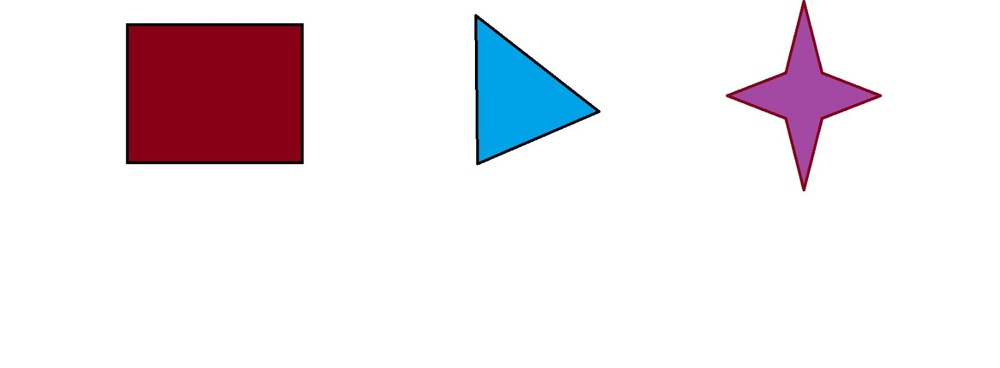
#> input picture escuela/you.jfif, 1000 x 368 px, shrunk from 1600 x 588 before the run
$ jupyter execute --allow-errors funcional.ipynb
#> lines starting #> are read from the running program, lines starting #| are printed output that depends on the picture; after the words box and inside, x2 and y2 are one past the last pixel; in counts of white or black regions, pixels touching at a corner belong together
[cell 1]
from PIL import Image
import numpy as np #importe de libreria
from matplotlib import pyplot as plt #pa plotear
import cv2 as cv
img_gray=Image.open('you.jfif').convert('L')
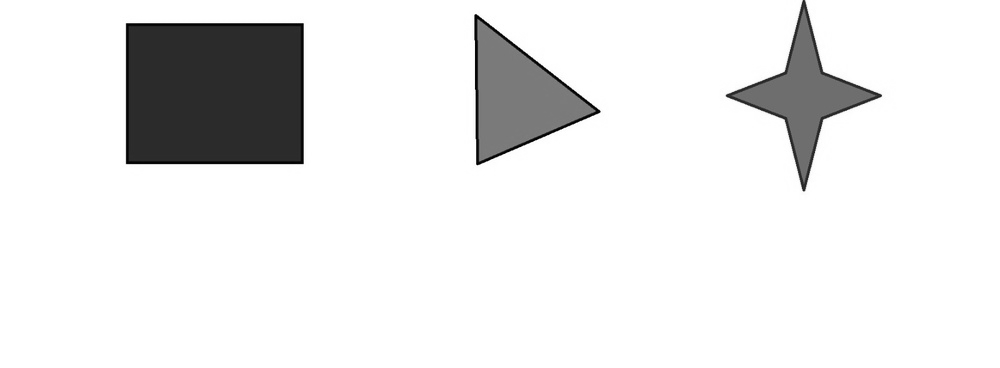
#> img_gray: PIL image 1000x368 L; min 0, max 255, mean 233.2
img_gray.save('testbw.png')

img_gray2=Image.open('testbw.png')
fig1, ax1=plt.subplots()
ax1.imshow(img_gray)
fig2, ax2=plt.subplots()
ax2.imshow(img_gray2,cmap="gray",vmin=0,vmax=255)

[cell 2]
img=Image.open('testbw.png')
pix_val=list(img.getdata())
#> pix_val = 368000 items

[cell 3]
print("Maximo= ", np.max(pix_val))
#| Maximo=  255
print("Minimo= ", np.min(pix_val))
#| Minimo=  0

[cell 4]
img=np.array(img)
[n,m]=img.shape
#> n = 368; m = 1000
print(n)
#| 368
print(m)
#| 1000
#convertimos imagen en matriz

[cell 5]
import cv2
ksize=(20,20)
blur = cv.blur(img,ksize)
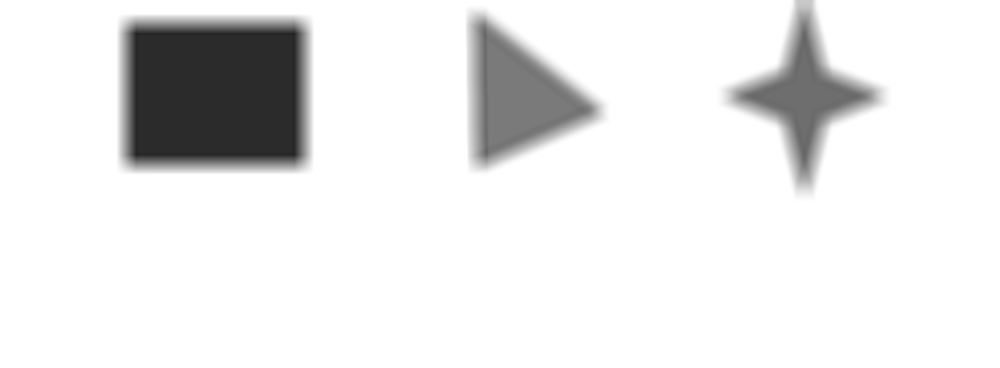
#> blur: shape (368, 1000); min 35, max 255, mean 233.2
ret,thresh1 = cv.threshold(blur,230,255,cv.THRESH_BINARY)
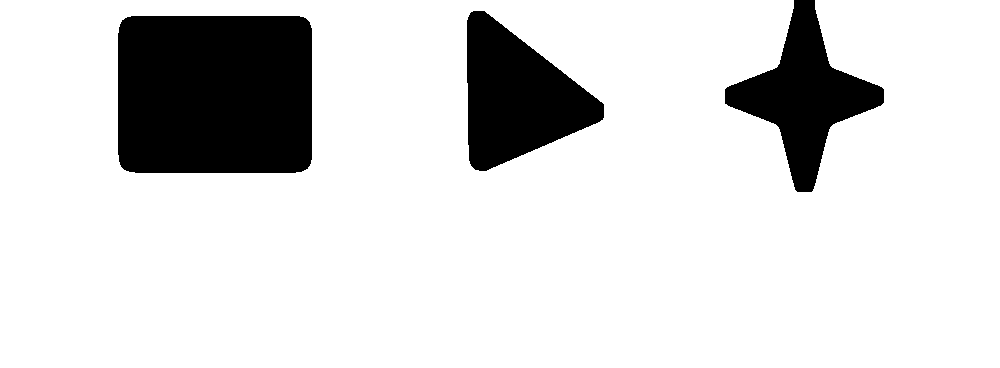
#> thresh1: shape (368, 1000); 85.1% white; 3 black regions, box (x1, y1, x2, y2) and area: (118, 16, 312, 173) 30221, (467, 11, 604, 171) 13118, (725, 0, 884, 192) 11621
plt.imshow(thresh1,cmap='gray')

[cell 6]
import cv2
import numpy as np
# path to input image is specified and
# image is loaded with imread command
image1 = img


ret,thresh2 = cv.threshold(img,127,255,cv.THRESH_BINARY_INV)
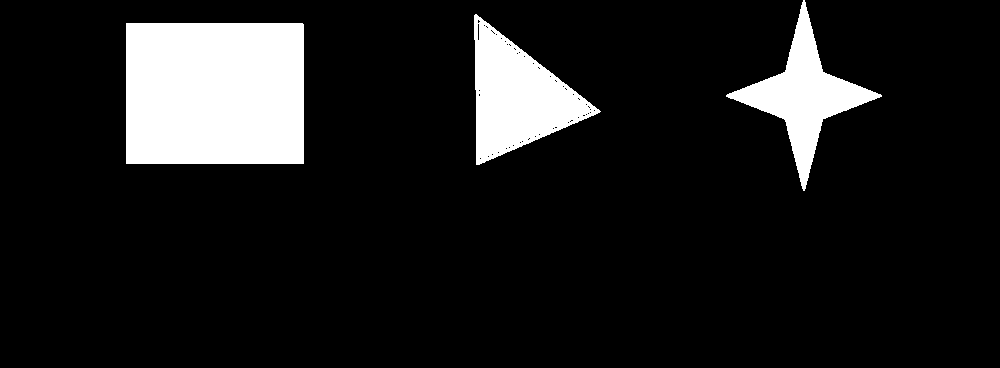
#> thresh2: shape (368, 1000); 11.5% white; 3 white regions, box (x1, y1, x2, y2) and area: (126, 23, 304, 164) 25097, (474, 14, 601, 165) 9587, (726, 0, 882, 191) 7636
ret,thresh3 = cv.threshold(img,127,255,cv.THRESH_TRUNC)
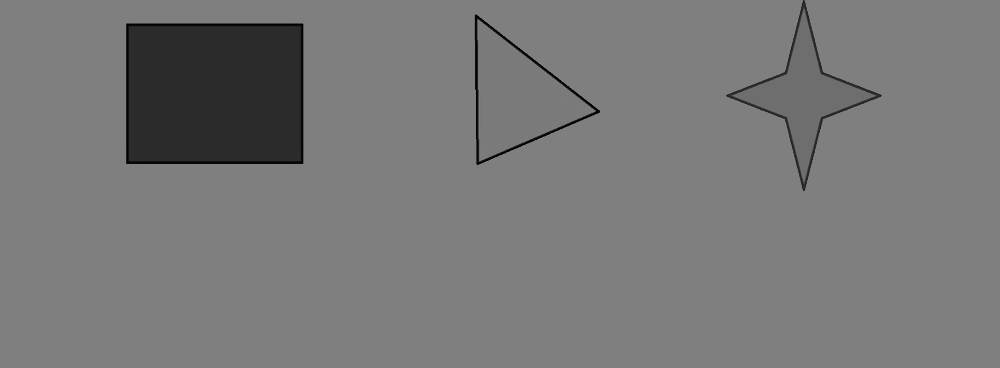
#> thresh3: shape (368, 1000); min 0, max 127, mean 120.1
ret,thresh4 = cv.threshold(img,127,255,cv.THRESH_TOZERO)
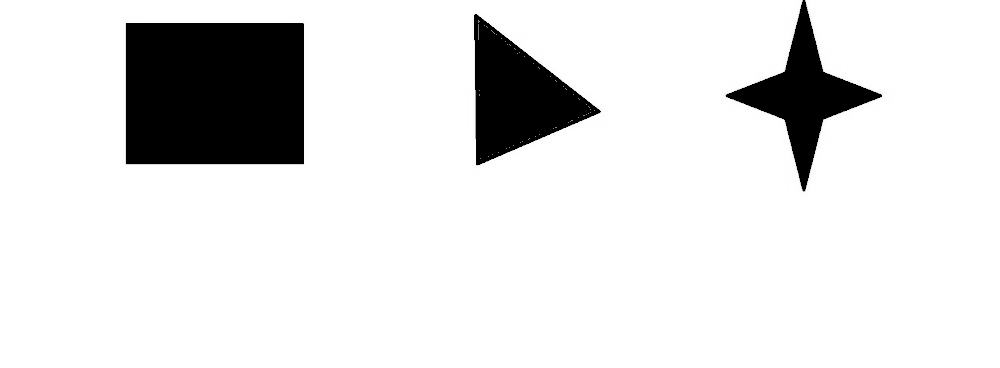
#> thresh4: shape (368, 1000); min 0, max 255, mean 225.5
ret,thresh5 = cv.threshold(img,127,255,cv.THRESH_TOZERO_INV)
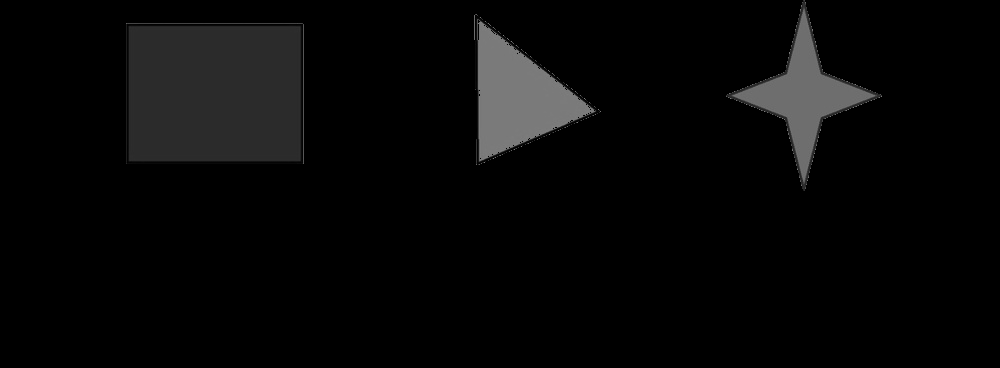
#> thresh5: shape (368, 1000); min 0, max 127, mean 7.7
titles = ['Original Image','BINARY','BINARY_INV','TRUNC','TOZERO','TOZERO_INV']
images = [img, thresh1, thresh2, thresh3, thresh4, thresh5]
for i in range(6):
    plt.subplot(2,3,i+1),plt.imshow(images[i],'gray',vmin=0,vmax=255)
    plt.title(titles[i])
    plt.xticks([]),plt.yticks([])
plt.show()

[cell 7]
ksize=(20,20)
blur = cv.blur(img,ksize) #blur image, reduce noise

#ret,thresh1 = cv.threshold(blur,230,255,cv.THRESH_BINARY)
#ret,thresh1 =cv.threshold(img,230,255,cv.THRESH_BINARY)
# umbral,img_bin=plt.threshold(img,110,255,plt.THRESH_BINARY+plt.THRESH_OTSU)
canny = cv.Canny(thresh1, 30, 150, 3) #edge detection
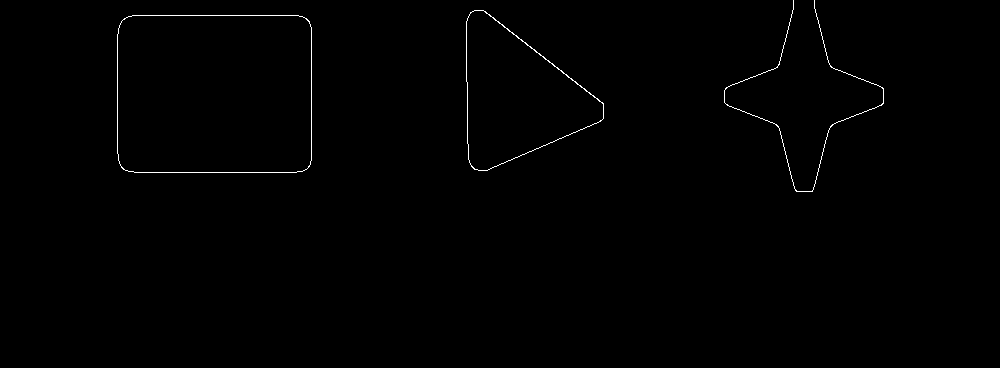
#> canny: shape (368, 1000); 0.46% white in thin lines or dots, all inside (x1, y1, x2, y2) = (117, 0, 884, 192)

dilated = cv.dilate(canny, (1, 1), iterations=0)

(cnt, hierarchy) = cv.findContours(
    dilated.copy(), cv.RETR_EXTERNAL, cv.CHAIN_APPROX_NONE)
#> cnt = 3 contours, 1 with area under 20; largest, box (x1, y1, x2, y2) and area: (117, 15, 312, 173) 30222, (466, 10, 604, 171) 13206
rgb = cv.cvtColor(img, cv.COLOR_BGR2RGB)
cv.drawContours(rgb, cnt, -1, (0, 255, 0), 2)
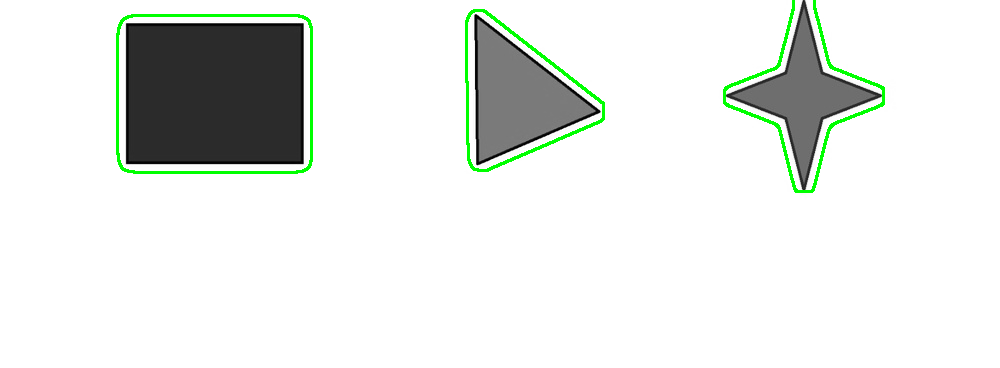
#> rgb: shape (368, 1000, 3); mean R, G, B 229.3, 233.2, 229.3

plt.imshow(thresh1, cmap='gray')
print("figuras en la imagen: ", len(cnt))
#| figuras en la imagen:  3

# plt.imshow(thresh1,"gray",vmin=0,vmax=255)
plt.axis("off")
#> Out = (-0.5, 999.5, 367.5, -0.5)

$ run again, with escuela/alacran.jpg saved as escuela/you.jfif
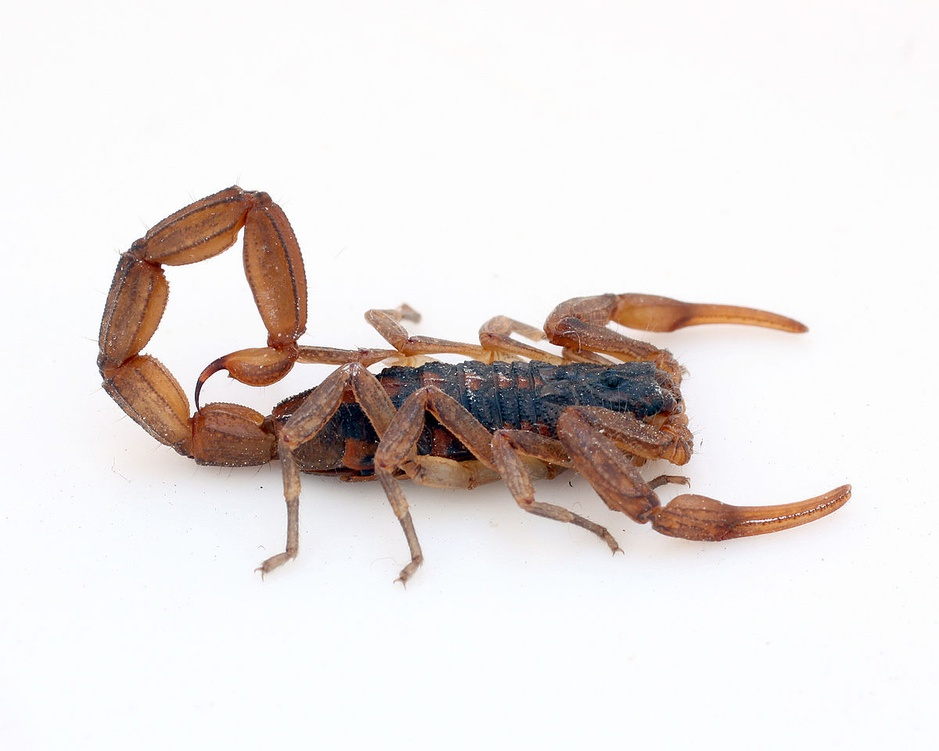
#> input picture escuela/alacran.jpg, 939 x 751 px, shrunk from 1200 x 960 before the run
#> pix_val = 705189 items
#| Maximo=  255
#| Minimo=  0
#| 751
#| 939
#> thresh1: shape (751, 939); 78.9% white; 1 black region, box (x1, y1, x2, y2) and area: (91, 181, 856, 589) 148724
#> thresh2: shape (751, 939); 11.4% white; 334 white regions (312 under 20 px), largest, box (x1, y1, x2, y2) and area: (97, 185, 768, 541) 77432, (651, 300, 704, 332) 821, (569, 512, 612, 539) 328
#> `canny = cv.Canny(thresh1, 30, 150, 3)`:
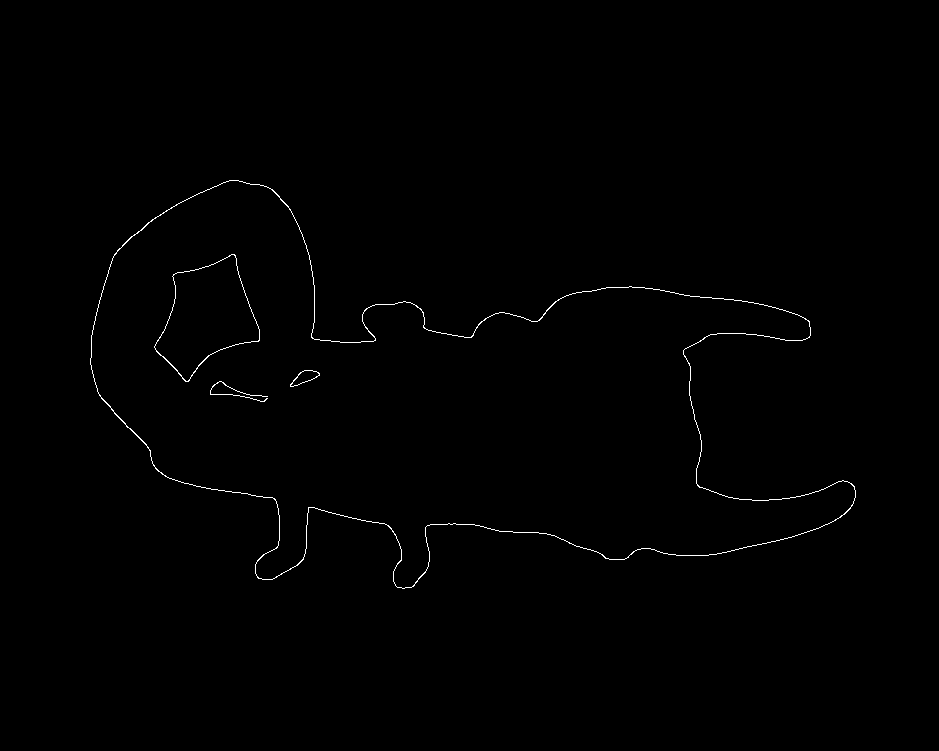
#> canny: shape (751, 939); 0.46% white in thin lines or dots, all inside (x1, y1, x2, y2) = (90, 180, 856, 589)
#> cnt = 1 contour; box (x1, y1, x2, y2) and area: (90, 180, 856, 589) 156876
#> `cv.drawContours(rgb, cnt, -1, (0, 255, 0), 2)`:
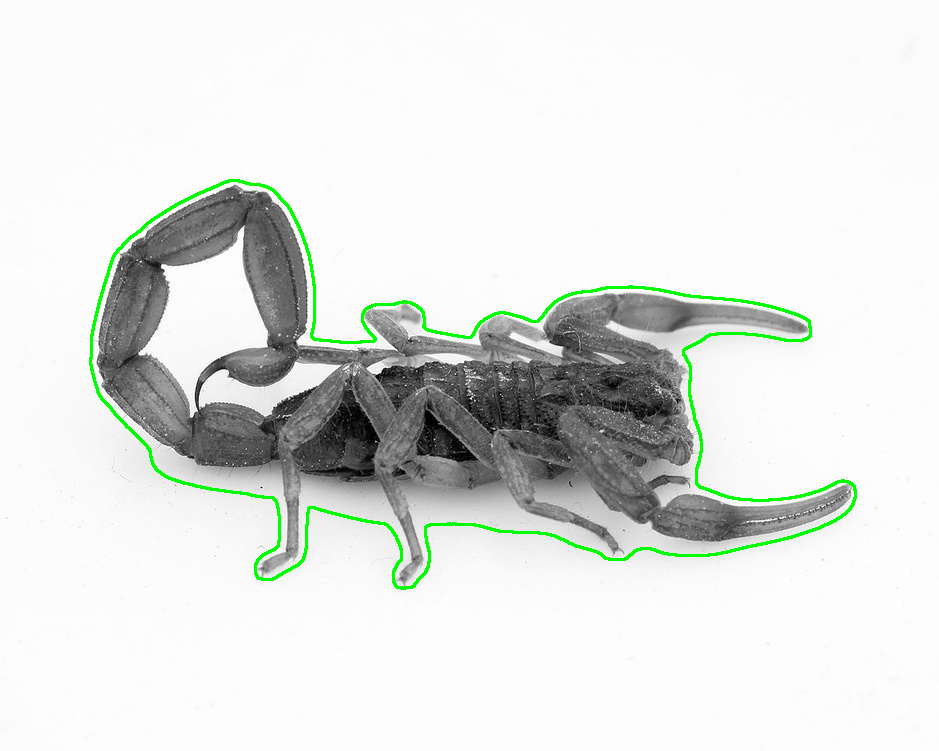
#> rgb: shape (751, 939, 3); mean R, G, B 224.3, 227.6, 224.3
#| figuras en la imagen:  1
#> Out = (-0.5, 938.5, 750.5, -0.5)

$ run again, with escuela/fig.png saved as escuela/you.jfif
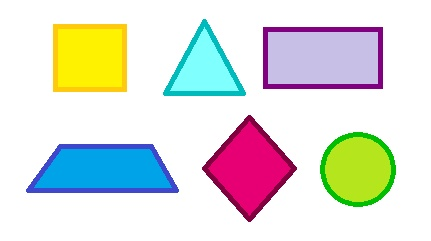
#> input picture escuela/fig.png, 431 x 241 px
#> pix_val = 103871 items
#| Maximo=  255
#| Minimo=  39
#| 241
#| 431
#> `ret,thresh1 = cv.threshold(blur,230,255,cv.THRESH_BINARY)`:
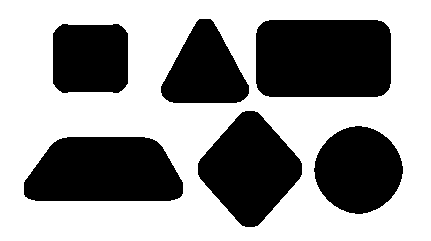
#> thresh1: shape (241, 431); 59.6% white; 6 black regions, box (x1, y1, x2, y2) and area: (256, 20, 391, 97) 10175, (24, 137, 183, 201) 8698, (198, 111, 302, 227) 7461, (314, 126, 403, 214) 5922, (53, 24, 128, 93) 4925, (161, 19, 249, 103) 4791
#> thresh2: shape (241, 431); 13.7% white; 30 white regions (26 under 20 px), largest, box (x1, y1, x2, y2) and area: (26, 144, 179, 193) 6135, (202, 115, 297, 222) 5295, (263, 27, 383, 89) 1720, (320, 132, 396, 207) 1099
#> canny: shape (241, 431); 2% white in thin lines or dots, all inside (x1, y1, x2, y2) = (23, 18, 403, 227)
#> cnt = 6 contours; box (x1, y1, x2, y2) and area: (255, 19, 391, 97) 10180, (23, 136, 183, 201) 8684, (197, 110, 302, 227) 7530, (313, 125, 403, 214) 5939, (52, 23, 128, 93) 4932, (160, 18, 249, 103) 4772
#> `cv.drawContours(rgb, cnt, -1, (0, 255, 0), 2)`:
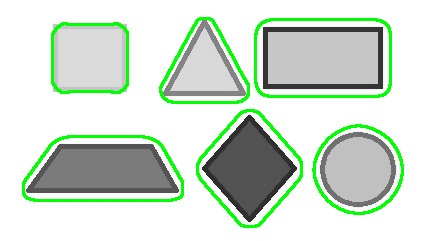
#> rgb: shape (241, 431, 3); mean R, G, B 207.3, 222.9, 207.3
#| figuras en la imagen:  6
#> Out = (-0.5, 430.5, 240.5, -0.5)
